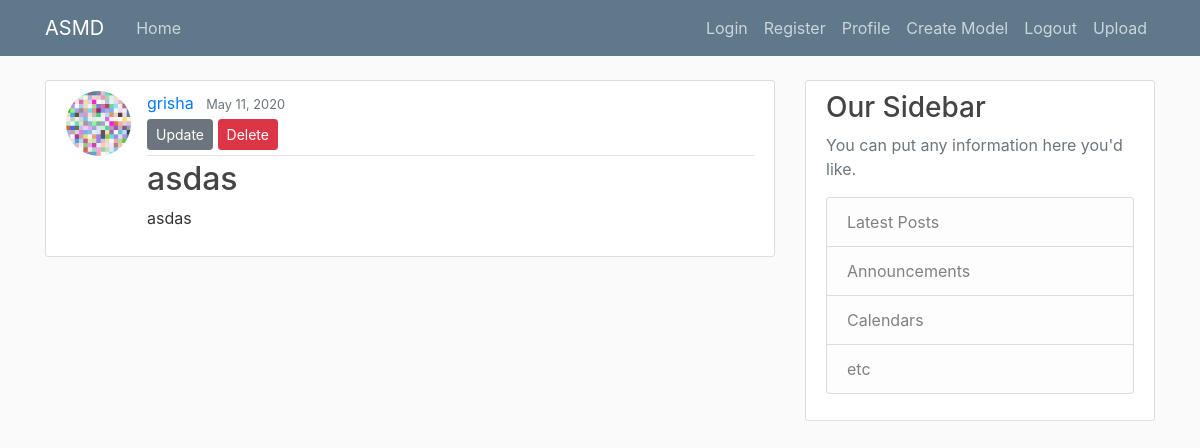
Page /asmdapp/model/23/ (signed in) on the committed database.
### asmdapp/models.py (models this page shows, shortened)
class LearningModel(models.Model):
    user = models.ForeignKey(User, on_delete=models.CASCADE)
    name = models.CharField(max_length=100)
    date_created = models.DateTimeField(default=timezone.now)

### users/models.py (models this page shows, shortened)
class Profile(models.Model):
    user = models.OneToOneField(User, on_delete=models.CASCADE)
    image = models.ImageField(default='default.jpg', upload_to='')

### asmdapp/views.py (the view)
# urls.py: path('model/<int:pk>/', ModelDetailView.as_view(), name='model-detail'),
class ModelDetailView(LoginRequiredMixin, UserPassesTestMixin, DetailView):
    model = LearningModel
    def test_func(self):
        model = self.get_object()
        if self.request.user == model.user:
            return True
        return False

### asmdapp/templates/asmdapp/learningmodel_detail.html
{% extends "asmdapp/base.html" %}
{% block content %}
  <article class="media content-section">
    <img class="rounded-circle article-img" src="{{ object.user.profile.image.url }}">
    <div class="media-body">
      <div class="article-metadata">
        <a class="mr-2" href="#">{{ object.user }}</a>
        <small class="text-muted">{{ object.date_created|date:"F d, Y" }}</small>
        {% if object.user == user %}
          <div>
            <a class="btn btn-secondary btn-sm mt-1 mb-1" href="{% url 'model-update' object.id %}">Update</a>
            <a class="btn btn-danger btn-sm mt-1 mb-1" href="{% url 'model-delete' object.id %}">Delete</a>
          </div>
        {% endif %}
      </div>
      <h2 class="article-title">{{ object.name }}</h2>
      <p class="article-content">{{ object.name }}</p>
    </div>
  </article>
{% endblock content %}

### asmdapp/static/asmdapp/main.css (style rules this page uses)
body { background: #fafafa; color: #333333; margin-top: 5rem; }
h1, h2, h3, h4, h5, h6 { color: #444444; }
.content-section { background: #ffffff; padding: 10px 20px; border: 1px solid #dddddd; border-radius: 3px; margin-bottom: 20px; }
.article-title { color: #444444; }
.article-content { white-space: pre-line; }
.article-img { height: 65px; width: 65px; margin-right: 16px; }
.article-metadata { padding-bottom: 1px; margin-bottom: 4px; border-bottom: 1px solid #e3e3e3 }

### rows in the picture
LearningModel: user.profile.image (placeholder picture), user "grisha", date_created "May 11, 2020", name "asdas"
